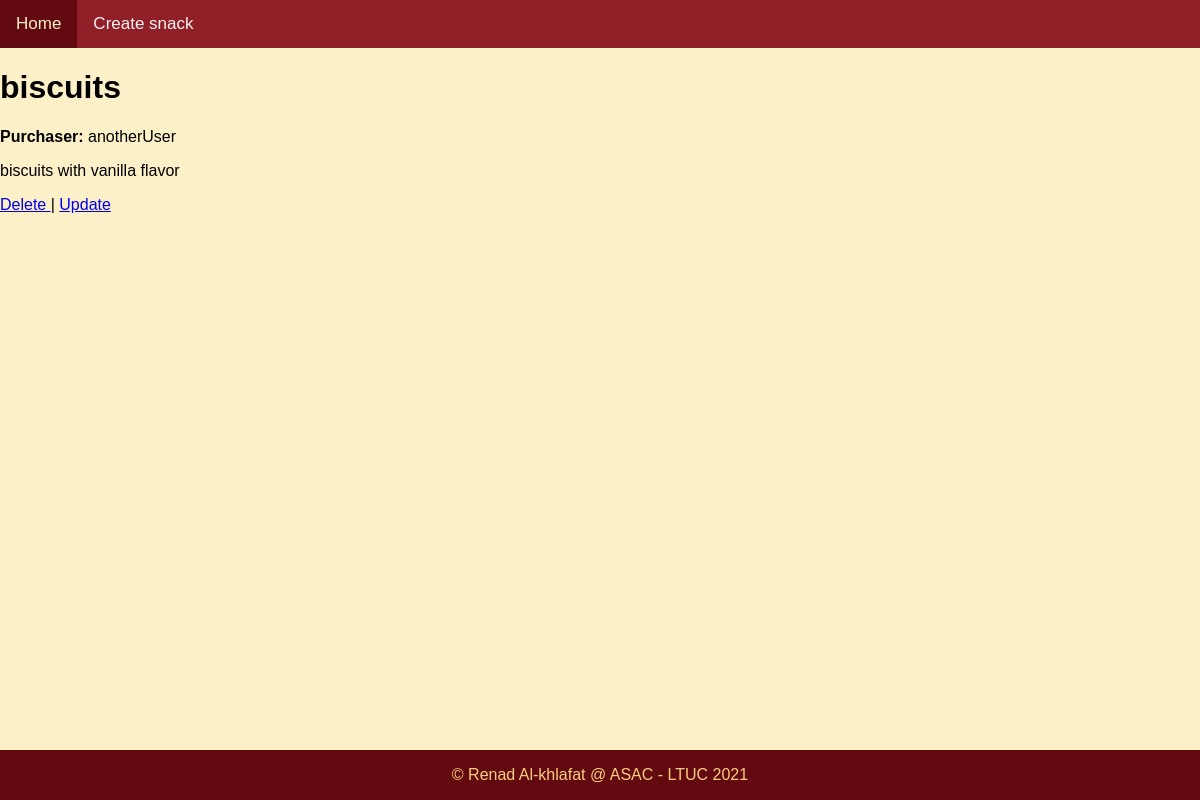
/6/, run on the app's committed database.
### snacks/models.py (models this page shows, shortened)
class Snack(models.Model):
    title = models.CharField(max_length=64)
    purchaser = models.ForeignKey(get_user_model(),on_delete=models.CASCADE)
    description = models.TextField()
    def __str__(self):
        return self.title

### snacks/views.py (the view)
# urls.py: path('<int:pk>/' ,SnackDetailView.as_view(), name='snack-details'),
class SnackDetailView(DetailView):
    template_name = 'details_list.html'
    model = Snack
    context_object_name = 'snack_detail'

### templates/details_list.html
{% extends "base.html" %}
{% block content%}
<h1>{{ snack_detail }} </h1>
<p><b>Purchaser:</b> {{ snack_detail.purchaser }}</p>
<p>{{ snack_detail.description }}</p>
<a href="{% url  'delete-snack' snack_detail.pk  %}">Delete </a> | <a href="{% url  'update-snack' snack_detail.pk  %}">Update</a>
{% endblock %}

### templates/base.html (style rules this page uses)
body { margin: 0; font-family: Arial, Helvetica, sans-serif; background-color:#FCF0C8 }

### data on the page
Snack: title "biscuits", purchaser "anotherUser", description "biscuits with vanilla flavor"
